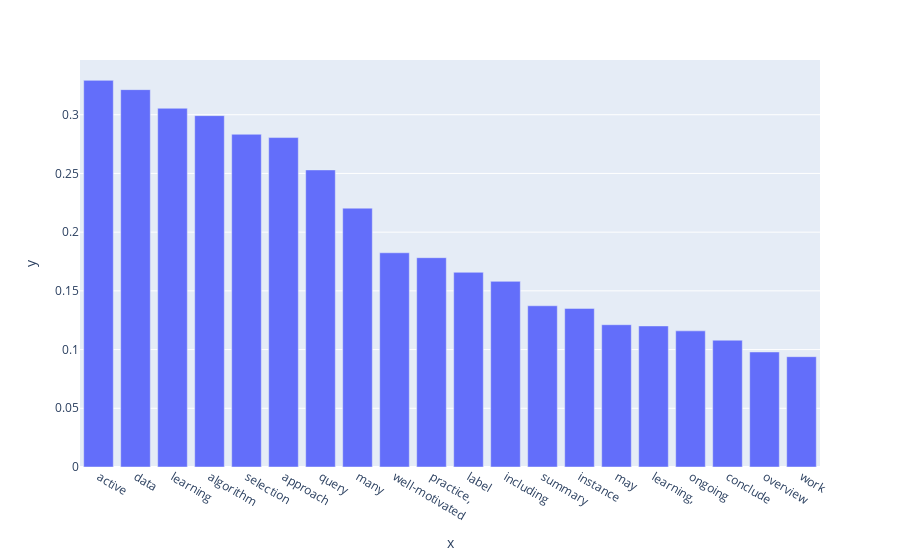

The notebook cell saved with this chart:
### Code cell
text = load_file('./test.txt')
text_network = create_graph(text)
plot_betweenness_centrality(text_network,max_nodes =20 ,)
#scatter_centralities(text_network)

### Figure 1 — Plotly figure (JSON) as saved in the notebook; plotly's stock layout.template omitted (floating-point values rounded to 4 significant figures)
{"data": [{"alignmentgroup": "True", "hovertemplate": "x=%{x}<br>y=%{y}<extra></extra>", "legendgroup": "", "marker": {"color": "#636efa"}, "name": "", "offsetgroup": "", "orientation": "v", "showlegend": false, "textposition": "auto", "type": "bar", "x": ["active", "data", "learning", "algorithm", "selection", "approach", "query", "many", "well-motivated", "practice,", "label", "including", "summary", "instance", "may", "learning,", "ongoing", "conclude", "overview", "work"], "xaxis": "x", "y": [0.3293, 0.3214, 0.3055, 0.2992, 0.2834, 0.2805, 0.253, 0.2204, 0.1824, 0.1783, 0.1658, 0.1581, 0.1373, 0.1351, 0.1212, 0.1201, 0.1159, 0.108, 0.09795, 0.09395], "yaxis": "y"}], "layout": {"barmode": "relative", "legend": {"tracegroupgap": 0}, "margin": {"t": 60}, "xaxis": {"anchor": "y", "domain": [0, 1], "title": {"text": "x"}}, "yaxis": {"anchor": "x", "domain": [0, 1], "title": {"text": "y"}}}}
